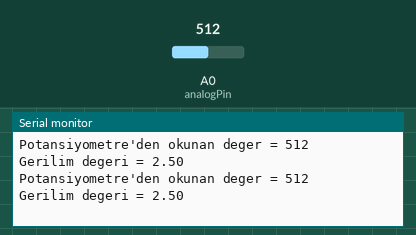
The sketch below on a simulated Arduino Uno, built with avr-gcc and run on an emulated ATmega328P. Parts: the last lines printed to the serial monitor. The test bench sets the inputs (shaded band); at power-on: A0 (analogPin) = 512.

Above: at 1.8 s.
1.9 s: A0 (analogPin) set to 716
At 2.8 s:
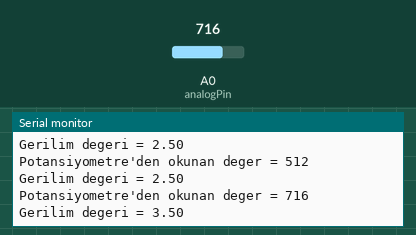
3.4 s: A0 (analogPin) set to 900
At 4.4 s:
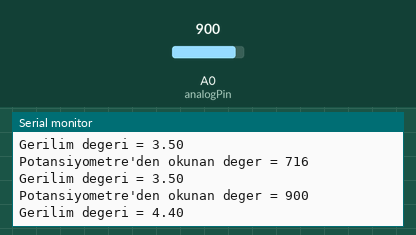
Timing chart, 0 to 6.4 s (numbered marks = the images above; inputs shaded):
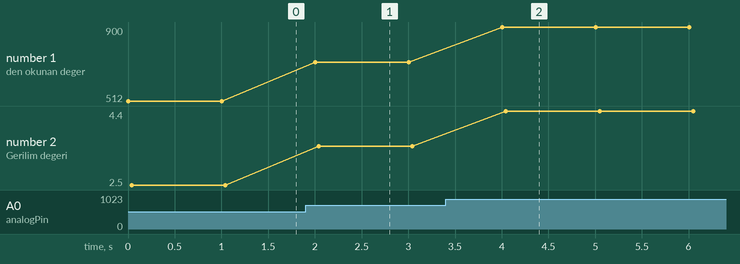

Measured:
- after the input at 1.9 s, the serial monitor: prints a new line after 0.10 s (image 1)
- after the input at 3.4 s, the serial monitor: prints a new line after 0.60 s (image 2)
- plotted number 1: 512 → 716 after the input at 1.9 s, 716 → 900 after the input at 3.4 s
- plotted number 2: 2.5 → 3.5 after the input at 1.9 s, 3.5 → 4.4 after the input at 3.4 s

The sketch:

potansiyometre_kullan_m_.ino
```cpp
#define analogPin A0

float gerilim;
int potansiyoMetreDegeri;


void setup() {

  pinMode(analogPin,INPUT);
  Serial.begin(9600);

}

void loop() {

  potansiyoMetreDegeri = analogRead(analogPin);

  gerilim = potansiyoMetreDegeri/(float)1023*5;

  Serial.print("Potansiyometre'den okunan deger = ");

  Serial.println(potansiyoMetreDegeri);

  Serial.print("Gerilim degeri = " );

  Serial.println(gerilim );

  delay(1000);


}
```
